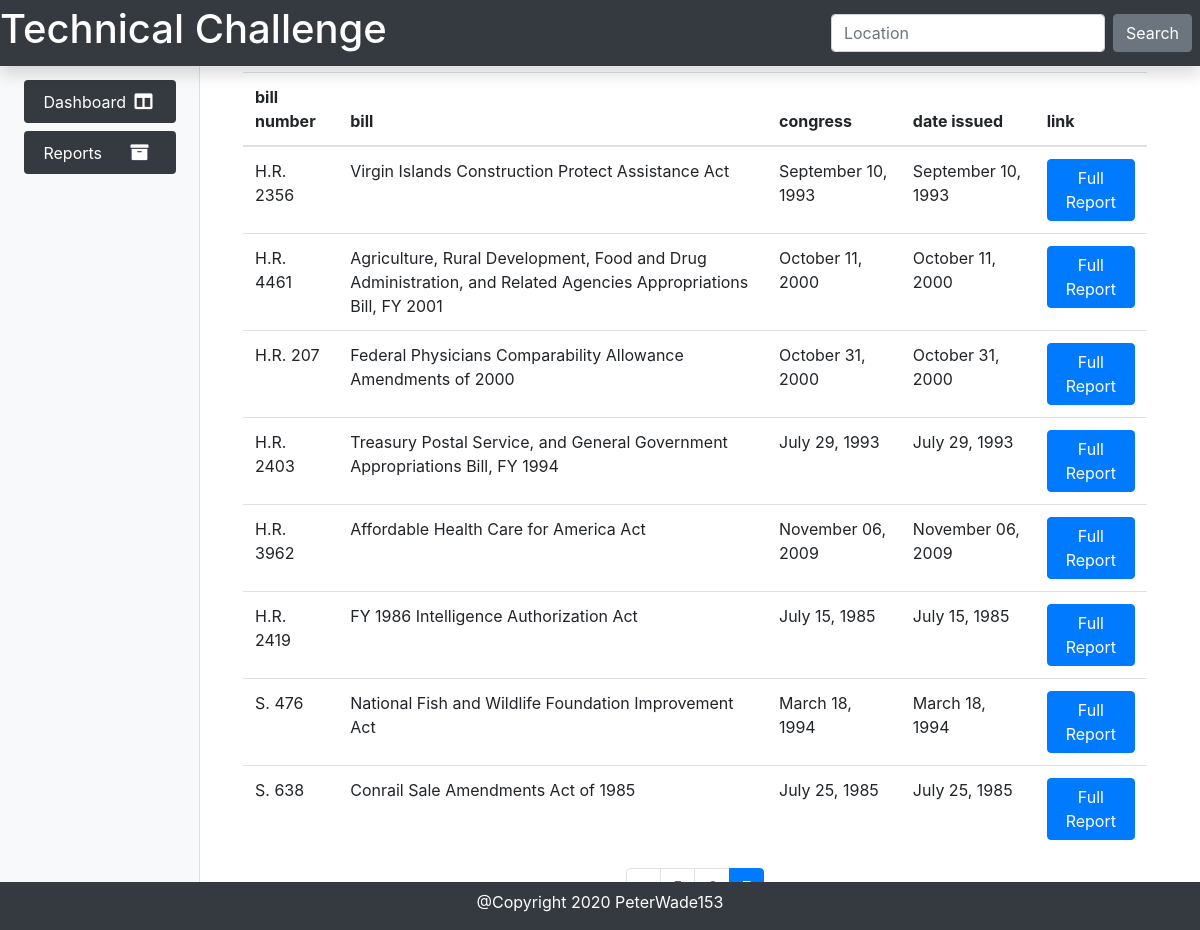
Screenshot of /?page=7 with the database file from the repository.
### main/models.py (models this page shows, shortened)
class Property(models.Model):
    bill_number = models.CharField(unique=True, max_length=255, null=False)
    bill = models.CharField(max_length=255, null=False)
    congress = models.CharField(max_length=255, null=False)
    date = models.CharField(max_length=255, null=False)
    link = models.CharField(max_length=255, null=False)

### main/views.py (the view)
# urls.py: path('', views.index, name='index'),
def index(request):
  property_list =  Property.objects.all().order_by('id')
  page = request.GET.get('page', 1)
  paginator = Paginator(property_list, 8)
  try:
    properties = paginator.page(page)
  except PageNotAnInteger:
    properties = paginator.page(1)
  except EmptyPage:
    properties = paginator.page(paginator.num_pages)
  return render(request, 'index.html', {'properties': properties})

### main/templates/index.html (shortened to what this page needs)
{% extends "base.html" %}
{% block content %}
    <div class="container">
        <table class="table">
            <thead>
              <tr>
                <th scope="col">bill number</th>
                <th scope="col">bill</th>
                <th scope="col">congress</th>
                <th scope="col">date issued</th>
                <th scope="col">link</th>
              </tr>
            </thead>
            <tbody>
              {% for property in properties %}
                <tr>
                  <td>{{ property.bill_number }}</td>
                  <td>{{ property.bill }}</td>
                  <td>{{ property.congress }}</td>
                  <td>{{ property.date }}</td>
                  <td><a href="{{ property.link }}" class="btn btn-primary">Full Report</a></button></td>
                </tr>
              {% endfor %}
            </tbody>
        </table>
        <nav aria-label="Page navigation">
          <ul class="pagination justify-content-center">
            {% if properties.has_previous %}
              <li class="page-item">
                <a class="page-link" href="?page=1" aria-label="Previous">
                  <span aria-hidden="true">&laquo;</span>
                </a>
              </li>
            {% endif %}
            {% for page in properties.paginator.page_range %}
              {% if properties.number == page %}
                <li class="page-item active">
                  <span class="page-link">{{ page }}<span class="sr-only">(current)</span></span>
                </li>
              {% elif page > properties.number|add:'-3' and page < properties.number|add:'3' %}
                <li class="page-item">
                  <a class="page-link" href="?page={{ page }}">{{ page }}</a>
                </li>
              {% endif %}
            {% endfor %}
          </ul>
        </nav>
    </div>
{% endblock %}

### rows the page displays
Property: bill_number "H.R. 2356", bill "Virgin Islands Construction Protect Assistance Act", congress "September 10, 1993", date "September 10, 1993"
Property: bill_number "H.R. 4461", bill "Agriculture, Rural Development, Food and Drug Administration, and Related Agencies Appropriations Bill, FY 2001", congress "October 11, 2000", date "October 11, 2000"
Property: bill_number "H.R. 207", bill "Federal Physicians Comparability Allowance Amendments of 2000", congress "October 31, 2000", date "October 31, 2000"
Property: bill_number "H.R. 2403", bill "Treasury Postal Service, and General Government Appropriations Bill, FY 1994", congress "July 29, 1993", date "July 29, 1993"
Property: bill_number "H.R. 3962", bill "Affordable Health Care for America Act", congress "November 06, 2009", date "November 06, 2009"
Property: bill_number "H.R. 2419", bill "FY 1986 Intelligence Authorization Act", congress "July 15, 1985", date "July 15, 1985"
Property: bill_number "S. 476", bill "National Fish and Wildlife Foundation Improvement Act", congress "March 18, 1994", date "March 18, 1994"
Property: bill_number "S. 638", bill "Conrail Sale Amendments Act of 1985", congress "July 25, 1985", date "July 25, 1985"
